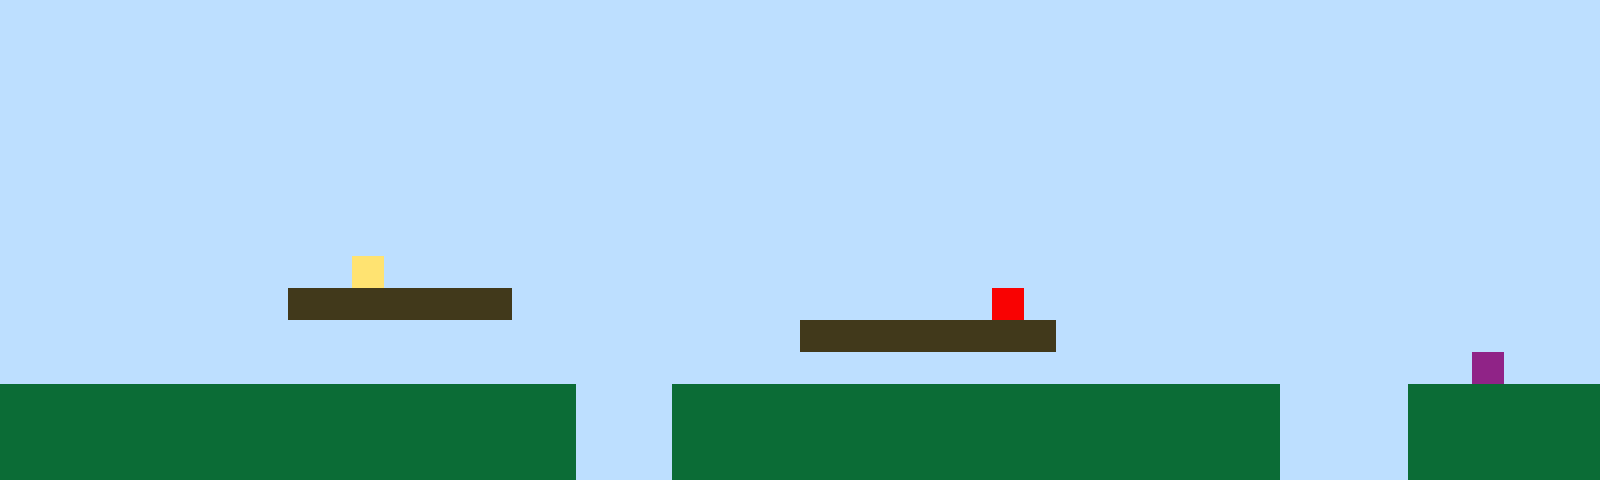

The image is a tile-based game level rendered from a .tmx file. Its description and complete source (layers, tilesets, objects, tile grids) follow:
An orthogonal 50x15 tile map with 32x32 px tiles, 1 tile layer (Tile Layer 1).

<map version="1.10" tiledversion="1.11.2" orientation="orthogonal" renderorder="right-up" width="50" height="15" tilewidth="32" tileheight="32" infinite="0" nextlayerid="2" nextobjectid="1"><editorsettings><export target="map1.csv" format="csv" /></editorsettings><tileset firstgid="1" name="sprites" tilewidth="32" tileheight="32" tilecount="6" columns="3"><image source="sprites.png" width="96" height="64" /></tileset><layer id="1" name="Tile Layer 1" width="50" height="15"><data encoding="csv">1,1,1,1,1,1,1,1,1,1,1,1,1,1,1,1,1,1,1,1,1,1,1,1,1,1,1,1,1,1,1,1,1,1,1,1,1,1,1,1,1,1,1,1,1,1,1,1,1,1,1,1,1,1,1,1,1,1,1,1,1,1,1,1,1,1,1,1,1,1,1,1,1,1,1,1,1,1,1,1,1,1,1,1,1,1,1,1,1,1,1,1,1,1,1,1,1,1,1,1,1,1,1,1,1,1,1,1,1,1,1,1,1,1,1,1,1,1,1,1,1,1,1,1,1,1,1,1,1,1,1,1,1,1,1,1,1,1,1,1,1,1,1,1,1,1,1,1,1,1,1,1,1,1,1,1,1,1,1,1,1,1,1,1,1,1,1,1,1,1,1,1,1,1,1,1,1,1,1,1,1,1,1,1,1,1,1,1,1,1,1,1,1,1,1,1,1,1,1,1,1,1,1,1,1,1,1,1,1,1,1,1,1,1,1,1,1,1,1,1,1,1,1,1,1,1,1,1,1,1,1,1,1,1,1,1,1,1,1,1,1,1,1,1,1,1,1,1,1,1,1,1,1,1,1,1,1,1,1,1,1,1,1,1,1,1,1,1,1,1,1,1,1,1,1,1,1,1,1,1,1,1,1,1,1,1,1,1,1,1,1,1,1,1,1,1,1,1,1,1,1,1,1,1,1,1,1,1,1,1,1,1,1,1,1,1,1,1,1,1,1,1,1,1,1,1,1,1,1,1,1,1,1,1,1,1,1,1,1,1,1,1,1,1,1,1,1,1,1,1,1,1,1,1,1,1,1,1,1,1,1,1,1,1,1,1,1,1,1,1,1,1,1,1,1,1,1,1,1,1,1,1,1,1,1,1,1,1,1,1,1,1,1,1,1,1,1,1,1,1,1,1,1,1,1,1,1,1,1,1,1,4,1,1,1,1,1,1,1,1,1,1,1,1,1,1,1,1,1,1,1,1,1,1,1,1,1,1,1,1,1,1,1,1,1,1,1,1,1,1,1,1,1,1,1,1,1,1,1,3,3,3,3,3,3,3,1,1,1,1,1,1,1,1,1,1,1,1,1,1,1,5,1,1,1,1,1,1,1,1,1,1,1,1,1,1,1,1,1,1,1,1,1,1,1,1,1,1,1,1,1,1,1,1,1,1,1,1,1,1,1,1,1,1,1,3,3,3,3,3,3,3,3,1,1,1,1,1,1,1,1,1,1,1,1,1,1,1,1,1,1,1,1,1,1,1,1,1,1,1,1,1,1,1,1,1,1,1,1,1,1,1,1,1,1,1,1,1,1,1,1,1,1,1,1,1,1,1,1,1,1,1,1,1,1,1,6,1,1,1,2,2,2,2,2,2,2,2,2,2,2,2,2,2,2,2,2,2,1,1,1,2,2,2,2,2,2,2,2,2,2,2,2,2,2,2,2,2,2,2,1,1,1,1,2,2,2,2,2,2,2,2,2,2,2,2,2,2,2,2,2,2,2,2,2,2,2,2,1,1,1,2,2,2,2,2,2,2,2,2,2,2,2,2,2,2,2,2,2,2,1,1,1,1,2,2,2,2,2,2,2,2,2,2,2,2,2,2,2,2,2,2,2,2,2,2,2,2,1,1,1,2,2,2,2,2,2,2,2,2,2,2,2,2,2,2,2,2,2,2,1,1,1,1,2,2,2,2,2,2</data></layer></map>
